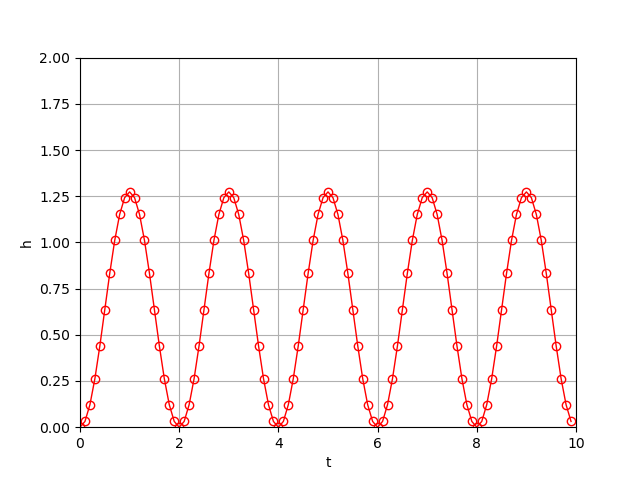

This figure's Python source:
import numpy as np
import matplotlib.pyplot as plt

t = np.arange(0,10,0.1)
h = -2/np.pi *np.cos(t*np.pi) + 2/np.pi

plt.plot(t,h,'r-o', linewidth=1, fillstyle='none')
plt.xlabel('t')
plt.ylabel('h')
plt.ylim([0.0, 2.0])
plt.xlim([0.0, 10.0])
plt.grid()
plt.savefig('analytical1.png')
plt.show()
